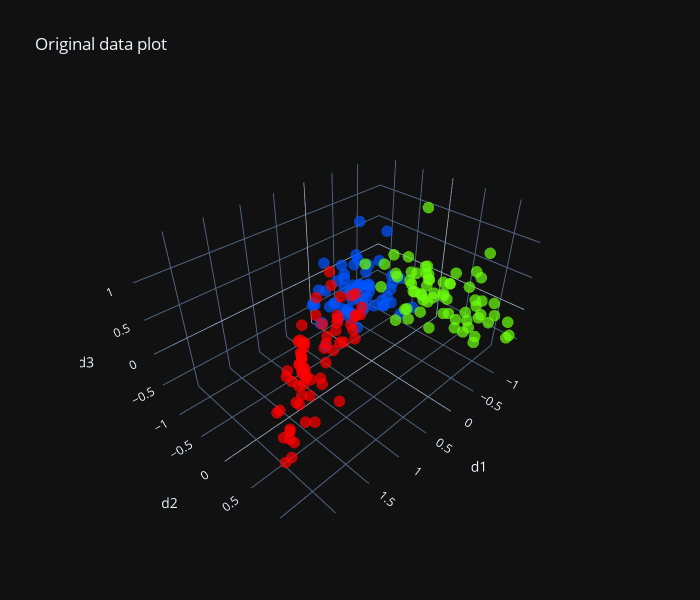
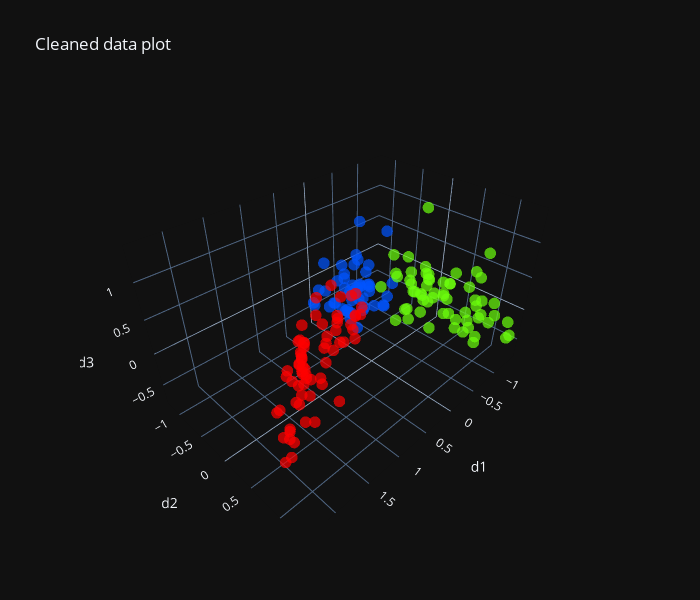

Notebook code for these charts, in order:
### Markdown cell above
Compare performance with some control model `SVC` with `rbf` kernel and standard scaler

Find optimal hyperparameters using `RandomSearchCV`

### Code cell
from common import optimalKernelPCA,generate_colors_for_classification
from render import plot_3d_rgb

kpca_results = optimalKernelPCA(X,n_components=3)
colors = generate_colors_for_classification(y,seed=100)
x_transform = kpca_results.X_transform
data = np.concatenate([x_transform,colors],axis=1)
plot_3d_rgb(data,"Original data plot",["d1","d2","d3"])

x_clean_scaled = kpca_results.data_scaler.transform(X_clean)
x_clean_transform = kpca_results.kpca.transform(x_clean_scaled)
y_clean_colors = generate_colors_for_classification(y_clean,seed=100)
data_clean = np.concatenate([x_clean_transform,y_clean_colors],axis=1)
plot_3d_rgb(data_clean,"Cleaned data plot",["d1","d2","d3"])

### Figure 1 — Plotly figure (JSON) as saved in the notebook; plotly's stock layout.template omitted (floating-point values rounded to 4 significant figures; data arrays with more than 128 entries replaced by an {"elided": "..."} marker saying what was removed)
{"data": [{"marker": {"color": {"elided": "199 str values"}, "opacity": 0.7, "size": 4}, "mode": "markers", "type": "scatter3d", "x": {"elided": "199 float values"}, "y": {"elided": "199 float values"}, "z": {"elided": "199 float values"}}], "layout": {"height": 600, "scene": {"xaxis": {"title": {"text": "d1"}}, "yaxis": {"title": {"text": "d2"}}, "zaxis": {"title": {"text": "d3"}}}, "title": {"text": "Original data plot"}, "width": 700}}

### Figure 2 — Plotly figure (JSON) as saved in the notebook; plotly's stock layout.template omitted (floating-point values rounded to 4 significant figures; data arrays with more than 128 entries replaced by an {"elided": "..."} marker saying what was removed)
{"data": [{"marker": {"color": {"elided": "180 str values"}, "opacity": 0.7, "size": 4}, "mode": "markers", "type": "scatter3d", "x": {"elided": "180 float values"}, "y": {"elided": "180 float values"}, "z": {"elided": "180 float values"}}], "layout": {"height": 600, "scene": {"xaxis": {"title": {"text": "d1"}}, "yaxis": {"title": {"text": "d2"}}, "zaxis": {"title": {"text": "d3"}}}, "title": {"text": "Cleaned data plot"}, "width": 700}}
